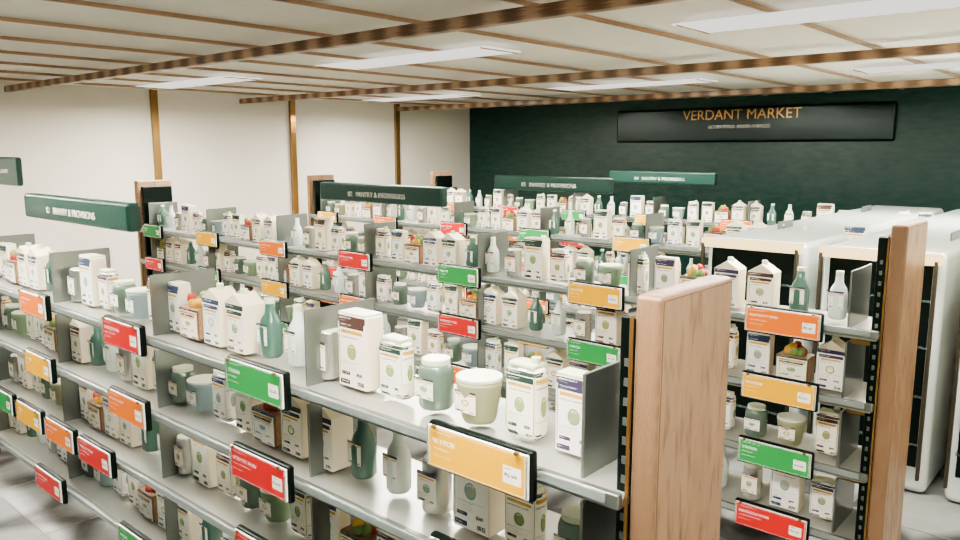
#> input picture blender/renders/supermarket/previews/01_supermarket_hero.png, 960 x 540 px, found by its file name
$ python compose_camera_plate.py
#> lines starting #> are read from the running program, lines starting #| are printed output that depends on the picture
#!/usr/bin/env python3
"""Compose the paper's six-view plate from the six final Blender PNGs."""
from pathlib import Path

from PIL import Image, ImageDraw, ImageFont

ROOT = Path(__file__).resolve().parents[1]
FIGURES = ROOT / "figures"
VIEWS = (
    ("01_supermarket_hero.png", "01  SUPERMARKET HERO"),
    ("02_shelf_detail.png", "02  SHELF DETAIL"),
    ("03_donate_now_macro.png", "03  DONATE NOW MACRO"),
    ("04_colour_status_system.png", "04  COLOUR STATUS SYSTEM"),
    ("05_illuminant_comparison.png", "05  ILLUMINANT COMPARISON"),
    ("06_supermarket_isometric.png", "06  SUPERMARKET ISOMETRIC"),
)
TILE = (640, 360)
MARGIN, GAP, HEADER, LABEL_H, FOOTER = 20, 16, 44, 24, 30
SIZE = (2 * MARGIN + 3 * TILE[0] + 2 * GAP,
        HEADER + 2 * MARGIN + 2 * TILE[1] + GAP + 2 * LABEL_H + FOOTER)


def get_font(size: int, bold: bool = False):
    candidates = (
        (Path("C:/Windows/Fonts/arialbd.ttf"), Path("C:/Windows/Fonts/arial.ttf"))
        if bold else
        (Path("C:/Windows/Fonts/arial.ttf"), Path("C:/Windows/Fonts/segoeui.ttf"))
    )
    for path in candidates:
        if path.is_file():
            return ImageFont.truetype(str(path), size)
    return ImageFont.load_default()


def main() -> None:
    canvas = Image.new("RGB", SIZE, (10, 16, 24))
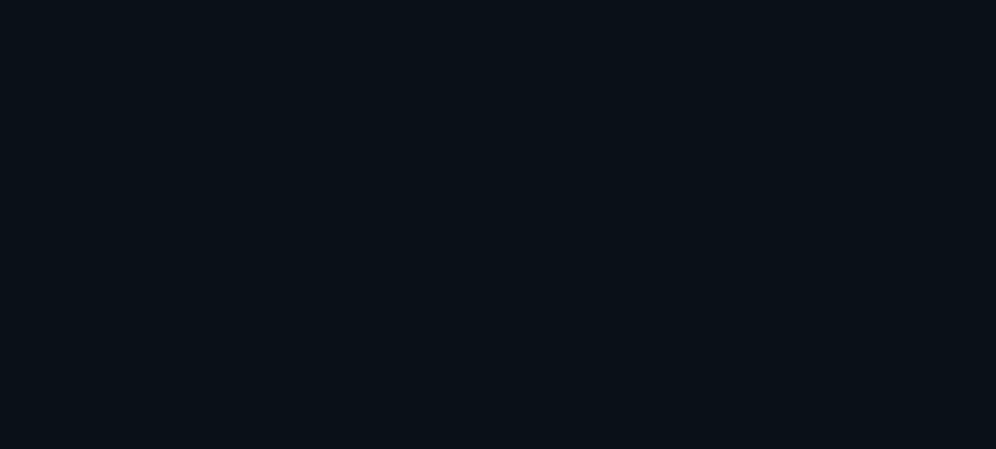
#> canvas: PIL image 1992x898 RGB (shown at 1/2 size); mean R, G, B 10, 16, 24
    draw = ImageDraw.Draw(canvas)
    draw.text((MARGIN, 13), "Q3 RESEARCH  /  FINAL BLENDER CAMERA VIEWS",
              fill=(226, 234, 243), font=get_font(18, bold=True))
    y0 = HEADER + MARGIN
    for index, (filename, label) in enumerate(VIEWS):
        source = FIGURES / filename
        if not source.is_file():
            raise FileNotFoundError(f"Required Blender render is missing: {source}")
        with Image.open(source) as opened:
#> opened is the input picture: PIL image 960x540 RGB; mean R, G, B 156.3, 149.3, 132.3
            tile = opened.convert("RGB")
            tile.thumbnail(TILE, Image.Resampling.LANCZOS)
            if tile.size != TILE:
                tile = tile.resize(TILE, Image.Resampling.LANCZOS)
        x = MARGIN + (index % 3) * (TILE[0] + GAP)
        y = y0 + (index // 3) * (TILE[1] + GAP + LABEL_H)
        canvas.paste(tile, (x, y))
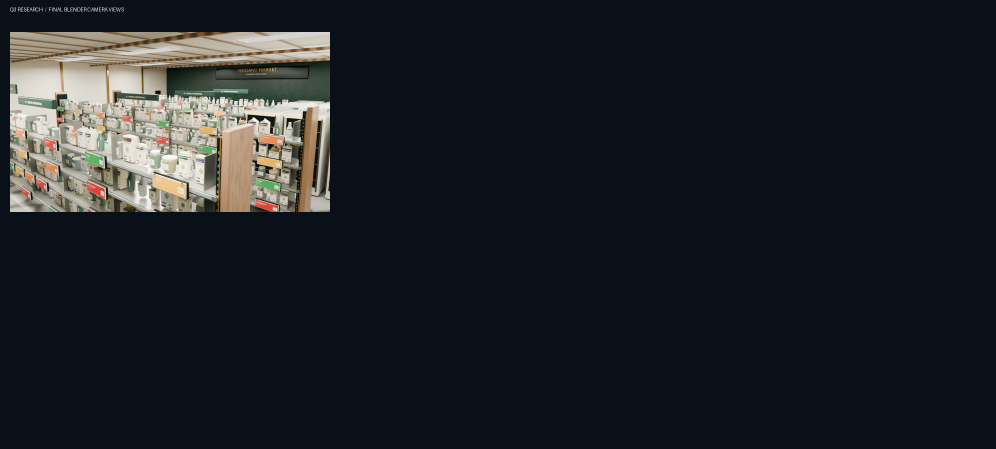
#> canvas: PIL image 1992x898 RGB (shown at 1/2 size); mean R, G, B 28.9, 33.2, 38
        draw.rectangle((x, y + TILE[1], x + TILE[0], y + TILE[1] + LABEL_H),
                       fill=(19, 28, 40))
        draw.text((x + 8, y + TILE[1] + 5), label, fill=(214, 223, 234),
                  font=get_font(13, bold=True))
#> pass 2 of the loop in main, `for index, (filename, label) in enumerate(VIEWS):`:
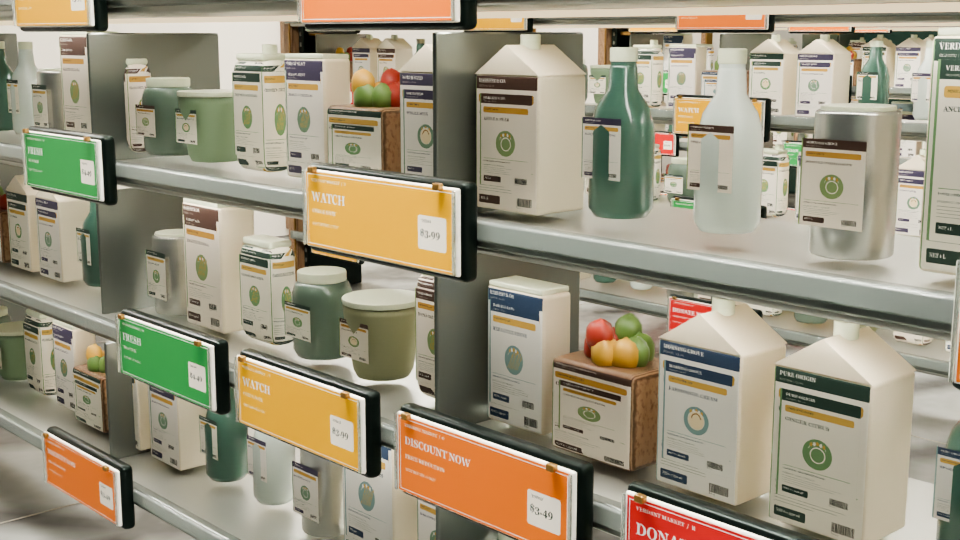
#> input picture blender/renders/supermarket/previews/02_shelf_detail.png, 960 x 540 px, found by its file name
#> in main, opened is the input picture: PIL image 960x540 RGB; mean R, G, B 153.9, 145.8, 124.9
#> in main, `canvas.paste(tile, (x, y))`:
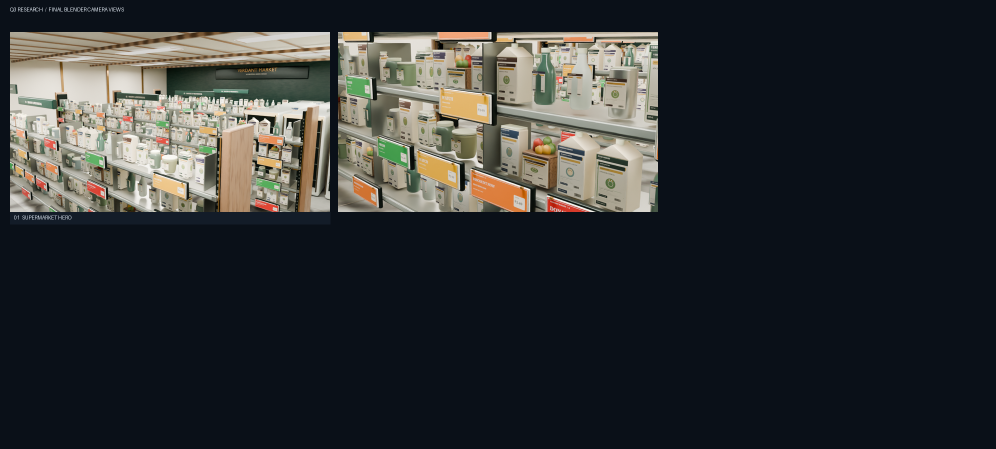
#> canvas: PIL image 1992x898 RGB (shown at 1/2 size); mean R, G, B 47.6, 50.1, 51.2
#> pass 3 of the loop in main, `for index, (filename, label) in enumerate(VIEWS):`:
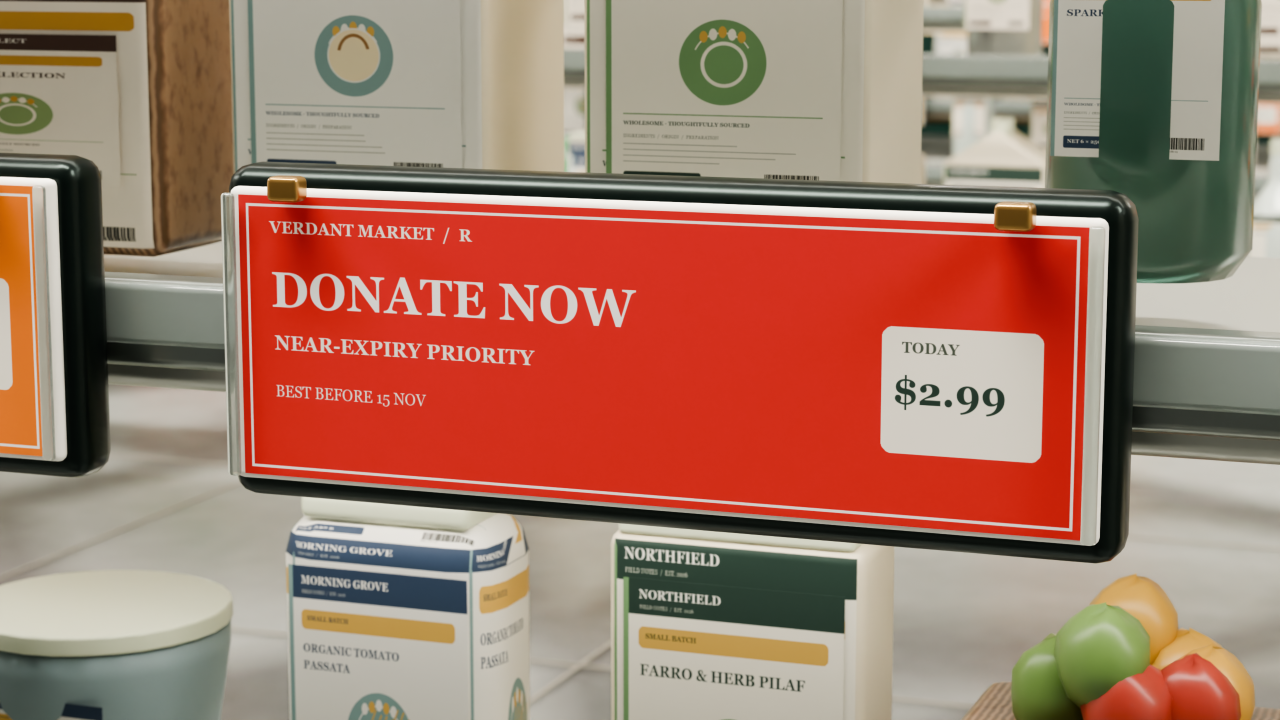
#> input picture ieee_paper/figures/03_donate_now_macro.png, 2560 x 1440 px (shown at 1/2 size)
#> in main, opened is the input picture: PIL image 2560x1440 RGB; mean R, G, B 162.2, 121.3, 104.2
#> in main, `tile.thumbnail(TILE, Image.Resampling.LANCZOS)`:
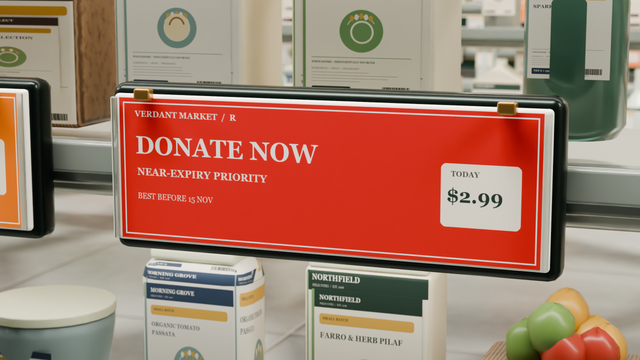
#> tile: PIL image 640x360 RGB; mean R, G, B 162.3, 121.4, 104.3
#> in main, `canvas.paste(tile, (x, y))`:
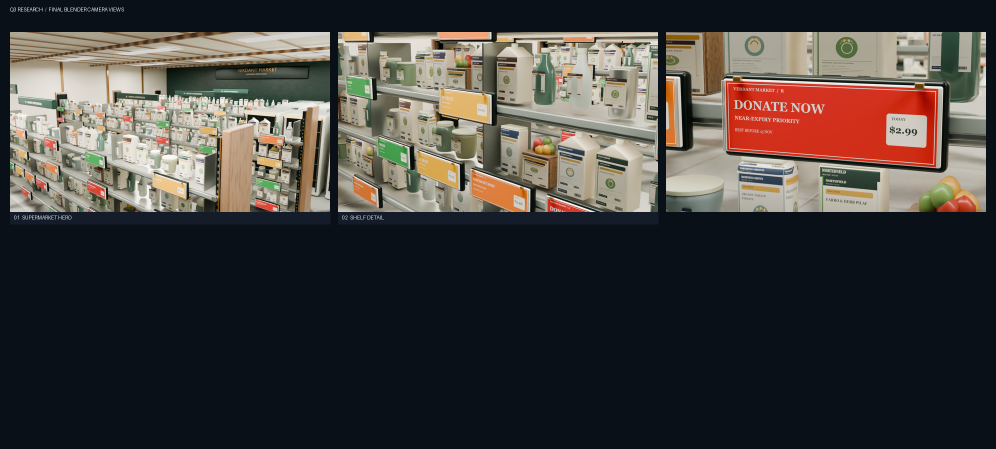
#> canvas: PIL image 1992x898 RGB (shown at 1/2 size); mean R, G, B 67.3, 63.8, 61.7
#> the loop made 6 passes; the first 3 are shown
    draw.text((MARGIN, SIZE[1] - FOOTER + 7),
              "Presentation renders; analytical colour results are computed by the Python spectral pipeline.",
              fill=(156, 174, 192), font=get_font(12))
    output = FIGURES / "supermarket_six_views_plate.png"
    canvas.save(output, optimize=True)
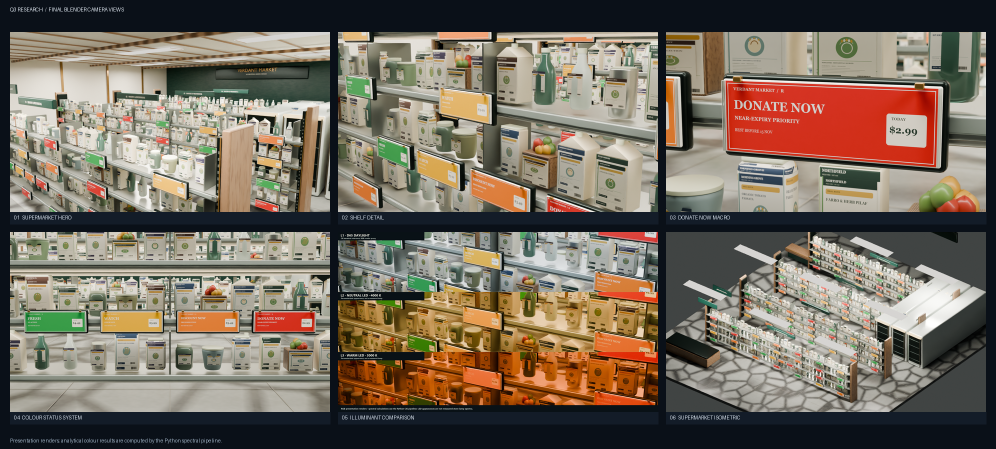
#> saved as supermarket_six_views_plate.png: PIL image 1992x898 RGB (shown at 1/2 size); mean R, G, B 118.5, 107.5, 94.3
    print(f"Wrote {output} ({SIZE[0]} x {SIZE[1]} px)")


if __name__ == "__main__":
    main()
